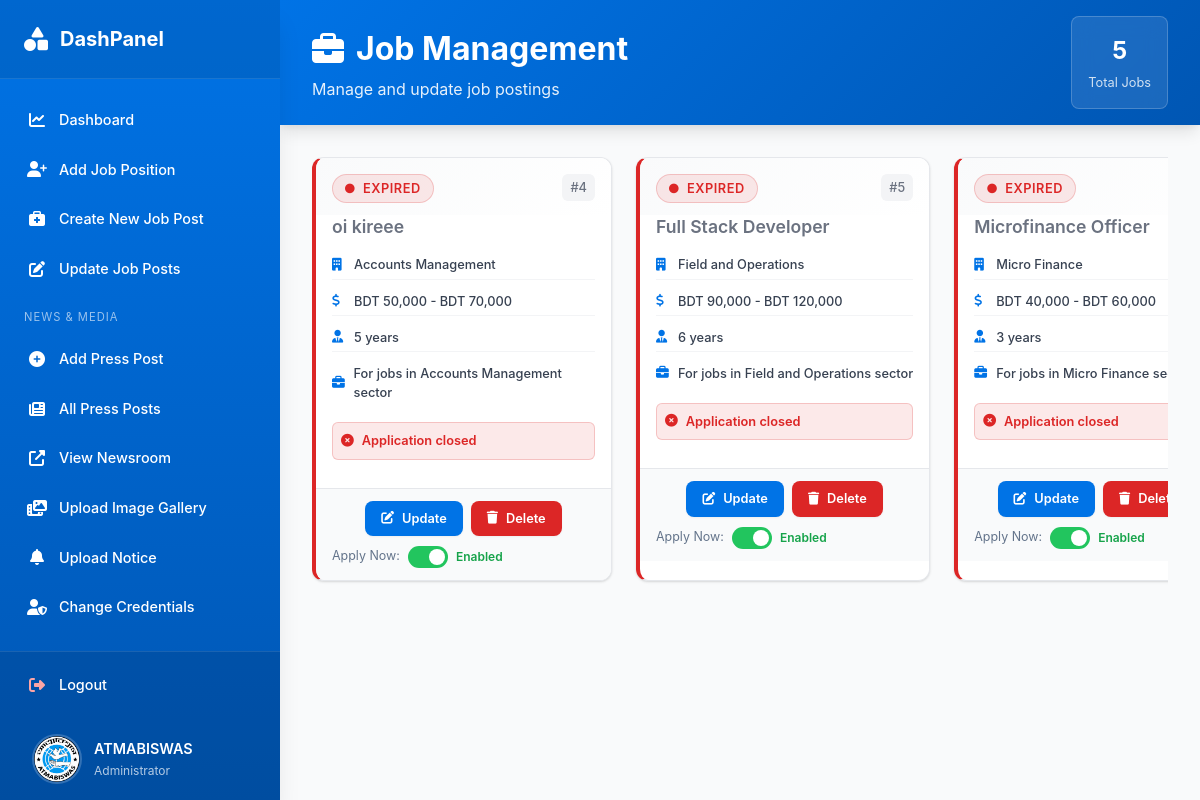
The app's page /backend/DashBoard/updatejobs.php (signed in) with its own data.
### tables this page shows
CREATE TABLE `jobs` (
  `job_id` int(11) NOT NULL,
  `job_title` varchar(100) NOT NULL,
  `job_description` text NOT NULL,
  `job_skillset` text NOT NULL,
  `job_experience` varchar(20) NOT NULL,
  `job_benefits` text NOT NULL,
  `job_location` varchar(100) NOT NULL,
  `salary_range` varchar(50) NOT NULL,
  `job_type` varchar(20) NOT NULL,
  `job_req` varchar(255) DEFAULT 'No job requirements specified',
  `PostDate` date NOT NULL DEFAULT (CURRENT_DATE),
  `deadline` date DEFAULT NULL,
  `job_dept` varchar(255) DEFAULT 'Manager',
  `job_code` varchar(255) DEFAULT NULL
);

### backend/DashBoard/updatejobs.php (the view, shortened to what this page needs)
<?php
if (isset($_SESSION['username'])) {
    $database = new Db();
    $connection = $database->connect();
    $sql = "SELECT * FROM jobs";
    $stmt = $connection->prepare($sql);
    $stmt->execute();
    $res = $stmt->fetchAll(PDO::FETCH_ASSOC);
} else {
    header("Location: ../login/loging.php");
}
?>
<!DOCTYPE html>
<html lang="en">
<head>
    <link rel="stylesheet" href="css/updatejobs.css">
    <link rel="stylesheet" href="css/admin-sidebar.css">
    <link rel="stylesheet" href="https://cdnjs.cloudflare.com/ajax/libs/font-awesome/6.5.0/css/all.min.css">
    <script src="https://cdn.tailwindcss.com"></script>
</head>
<body class="bg-gray-50">
    <div class="dashboard-container">
        <div class="sidebar-container">
            <?php include 'sidebar.php' ?>
        </div>
        <div class="main-content">
            <div class="page-header">
                <div class="header-content">
                    <div class="header-left">
                        <h1 class="page-title">
                            <i class="fas fa-briefcase"></i>
                            Job Management
                        </h1>
                        <p class="page-subtitle">Manage and update job postings</p>
                    </div>
                    <div class="header-right">
                        <div class="stats-summary">
                            <div class="stat-item">
                                <span class="stat-number"><?php echo count($res); ?></span>
                                <span class="stat-label">Total Jobs</span>
                            </div>
                        </div>
                    </div>
                </div>
            </div>
            <section class="jobs-section">
                <div class="job-grid">
                    <?php
                    foreach ($res as $r) {
                        $endDate = new DateTime($r['deadline']);
                        $currentDate = new DateTime();
                        $interval = $currentDate->diff($endDate);
                        $remainingDates = $interval->days;
                        $isActive = $endDate > $currentDate;
                    ?>
                        <div class="job-card <?php echo $isActive ? 'active' : 'expired'; ?>">
                            <div class="job-card-header">
                                <div class="job-status">
                                    <?php if ($isActive): ?>
                                        <span class="status-badge active">
                                            <i class="fas fa-circle"></i> Active
                                        </span>
                                    <?php else: ?>
                                        <span class="status-badge expired">
                                            <i class="fas fa-circle"></i> Expired
                                        </span>
                                    <?php endif; ?>
                                </div>
                                <div class="job-id">#<?php echo htmlspecialchars($r['job_id']); ?></div>
                            </div>
                            <div class="job-card-body">
                                <h3 class="job-title">
                                    <?php if ($isActive): ?>
                                        <a href="../career/jobdes.php?id=<?php echo htmlspecialchars($r['job_id']); ?>&deptCode=<?php echo htmlspecialchars($r['job_code']); ?>">
                                            <?php echo htmlspecialchars($r['job_title']); ?>
                                        </a>
                                    <?php else: ?>
                                        <span class="expired-title"><?php echo htmlspecialchars($r['job_title']); ?></span>
                                    <?php endif; ?>
                                </h3>
                                <div class="job-details">
                                    <div class="detail-item">
                                        <i class="fas fa-building"></i>
                                        <span><?php echo htmlspecialchars($r['job_dept']); ?></span>
                                    </div>
                                    <div class="detail-item">
                                        <i class="fas fa-dollar-sign"></i>
                                        <span><?php echo htmlspecialchars($r['salary_range']); ?></span>
                                    </div>
                                    <div class="detail-item">
                                        <i class="fas fa-user-tie"></i>
                                        <span><?php echo htmlspecialchars($r['job_experience']); ?></span>
                                    </div>
                                    <div class="detail-item">
                                        <i class="fas fa-briefcase"></i>
                                        <span>For jobs in <?php echo htmlspecialchars($r['job_dept']); ?> sector</span>
                                    </div>
                                </div>
                                <div class="job-deadline">
                                    <?php if ($isActive): ?>
                                        <div class="deadline-info active">
                                            <i class="fas fa-clock"></i>
                                            <span><?php echo $remainingDates; ?> days remaining</span>
                                        </div>
                                    <?php else: ?>
                                        <div class="deadline-info expired">
                                            <i class="fas fa-times-circle"></i>
                                            <span>Application closed</span>
                                        </div>
                                    <?php endif; ?>
                                </div>
                            </div>
                            <div class="job-card-footer">
                                <div class="admin-actions">
                                    <a href="updatejob.php?id=<?php echo htmlspecialchars($r['job_id']); ?>&deptCode=<?php echo htmlspecialchars($r['job_code']); ?>"
                                        class="btn btn-update">
                                        <i class="fas fa-edit"></i> Update
                                    </a>
                                    <a href="deletejob.php?id=<?php echo htmlspecialchars($r['job_id']); ?>&deptCode=<?php echo htmlspecialchars($r['job_code']); ?>"
                                        onclick="return confirm('Are you sure you want to delete this job?')"
                                        class="btn btn-delete">
                                        <i class="fas fa-trash"></i> Delete
                                    </a>
                                </div>
                                <?php $applyEnabled = ($r['apply_enabled'] ?? 1) ? true : false; ?>
                                <div class="toggle-row">
                                    <span class="toggle-label">Apply Now:</span>
                                    <label class="toggle-switch">
                                        <span class="slider"></span>
                                    </label>
                                    <span class="toggle-status <?php echo $applyEnabled ? 'on' : 'off'; ?>">
                                        <?php echo $applyEnabled ? 'Enabled' : 'Disabled'; ?>
                                    </span>
                                </div>
                            </div>
                        </div>
                    <?php } ?>
                </div>
            </section>
        </div>
    </div>
</body>
</html>

### backend/DashBoard/css/admin-sidebar.css (style rules this page uses)
:root { --primary: #0073e6; --secondary: #0073e6; --accent: #0073e6; --success: #0073e6; --warning: #0073e6; --light: #ffffff; --dark: #000000; --gray-50: #f9fafb; --gray-100: #f3f4f6; --gray-200: #e5e7eb; --gray-300: #d1d5db; --gray-400: #9ca3af; --gray-500: #6b7280; --gray-600: #4b5563; --gray-700: #374151; --gray-800: #1f2937; --gray-900: #111827; --shadow-sm: 0 1px 2px 0 rgba(0, 0, 0, 0.05); --shadow: 0 1px 3px 0 rgba(0, 0, 0, 0.1), 0 1px 2px 0 rgba(0, 0, 0, 0.06); --shadow-md: 0 4px 6px -1px rgba(0, 0, 0, 0.1), 0 2px 4px -1px rgba(0, 0, 0, 0.06); --shadow-lg: 0 10px 15px -3px rgba(0, 0, 0, 0.1), 0 4px 6px -2px rgba(0, 0, 0, 0.05); --shadow-xl: 0 20px 25px -5px rgba(0, 0, 0, 0.1), 0 10px 10px -5px rgba(0, 0, 0, 0.04); }

### backend/DashBoard/updatejobs.php (style rules this page uses)
.toggle-row { display:flex; align-items:center; gap:8px; margin-top:10px; }
.toggle-row .toggle-label { font-size:.78rem; color:#64748b; }
.toggle-switch { position:relative; display:inline-block; width:40px; height:22px; flex-shrink:0; }
.slider { position:absolute; cursor:pointer; inset:0; background:#cbd5e1; transition:.3s; border-radius:22px; }
.slider:before { position:absolute; content:""; height:16px; width:16px; left:3px; bottom:3px; background:#fff; transition:.3s; border-radius:50%; }
.toggle-switch input:checked + .slider { background:#22c55e; }
.toggle-switch input:checked + .slider:before { transform:translateX(18px); }
.toggle-status { font-size:.75rem; font-weight:600; }
.toggle-status.on { color:#16a34a; }

### records on screen
jobs: deadline "EXPIRED", job_id "4", job_title "oi kireee", job_dept "Accounts Management", salary_range "BDT 50,000 - BDT 70,000", job_experience "5 years"
jobs: deadline "EXPIRED", job_id "5", job_title "Full Stack Developer", job_dept "Field and Operations", salary_range "BDT 90,000 - BDT 120,000", job_experience "6 years"
jobs: deadline "EXPIRED", job_title "Microfinance Officer", job_dept "Micro Finance", salary_range "BDT 40,000 - BDT 60,000", job_experience "3 years"

### other values on screen
count($res) "5"
